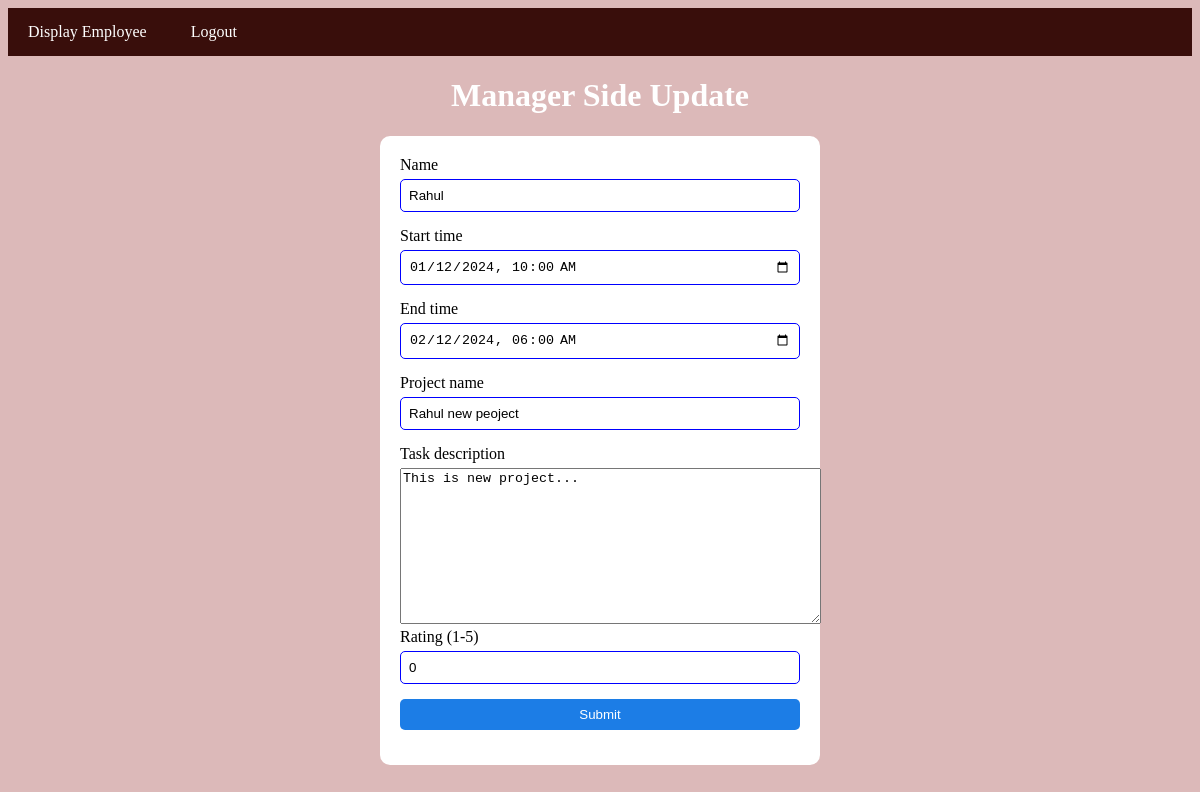
/manager_update.php?id=10 (signed in), run on the app's committed database.
### tables this page shows
CREATE TABLE `employee` (
  `id` int(11) NOT NULL,
  `user_id` int(11) DEFAULT NULL,
  `name` varchar(255) NOT NULL,
  `start_time` datetime NOT NULL,
  `end_time` datetime NOT NULL,
  `project_name` varchar(255) NOT NULL,
  `task_description` varchar(255) NOT NULL,
  `rating` int(11) DEFAULT NULL
);

### manager_update.php (the view, shortened to what this page needs)
<!DOCTYPE html>
<html lang="en">
<head>
    <link rel="stylesheet" href="style.css">
</head>
<body>
<nav>
   <a href="home.php">Display Employee</a>
   <a href="manager_signin.php?logout=true">Logout</a>
</nav>
   <h1>Manager Side Update</h1>
   <?php
   include 'connection.php';
 if(isset($_GET['id'])){
    $id=$_GET['id'];
    $show_query="select * from employee where id=$id";
    $show_data= mysqli_query($con, $show_query);
    if($show_data && mysqli_num_rows($show_data)>0){
        $arrdata= mysqli_fetch_array($show_data);
        ?>
<form action="" method="post">
    <label for="name">Name</label>
    <input type="text" name="name" value="<?php echo isset($arrdata['name']) ? $arrdata['name'] : ''; ?>" required>
    <label for="start_time">Start time</label>
    <input type="datetime-local" name="start_time"required value="<?php echo isset($arrdata['start_time']) ? $arrdata['start_time'] : ''; ?>">
    <label for="end_time">End time</label>
    <input type="datetime-local" name="end_time" required value="<?php echo isset($arrdata['end_time']) ? $arrdata['end_time'] : ''; ?>">
    <label for="project_name">Project name</label>
    <input type="text" name="project_name" value="<?php echo isset($arrdata['project_name']) ? $arrdata['project_name'] : ''; ?>" required>
    <label for="task_description">Task description</label>
    <textarea name="task_description" id="" cols="50" rows="10"><?php echo isset($arrdata['task_description']) ? $arrdata['task_description'] : ''; ?></textarea>
    <label for="rating" >Rating (1-5)</label>
    <input type="text" name="rating" min="1" max="5" value="<?php echo isset($arrdata['rating']) ? $arrdata['rating'] : ''; ?>" required>
    <input type="submit" name="submit" value="Submit">
</form>
<?php
    }
 }
   ?>
</body>
</html>

### style.css (style rules this page uses)
nav { background-color: rgb(57, 14, 11); padding: 15px 0; text-align: left; }
nav a { color: white; text-decoration: none; margin: 0 20px; transition: color 0.3s; }
h1 { text-align: center; }
form { max-width: 400px; margin: 0 auto; border-radius: 10px; background-color: white; padding: 20px; box-shadow: 0px 0px 10px rgba(0, 0 green, 0 blue, 0.1 alpha); color: black; }
form label { display: block; margin-bottom: 5px; }
form input[type="text"], form input[type="password"], form input[type="datetime-local"], form input[type="submit"], form button { width: 100%; padding: 8px; margin-bottom: 15px; box-sizing: border-box; border: 1px solid blue; border-radius: 5px; }
a { text-decoration: none; color: blue; }
body { background-color: rgba(141, 28, 28, 0.306); color: #ffffff; }
form input[type="submit"] { background-color: #0671e4e8; color: white; border: none; cursor: pointer; }

### data on the page
employee: name "Rahul", start_time "01/12/2024 10:00", end_time "02/12/2024 06:00", project_name "Rahul new peoject", task_description "This is new project...", rating "0"
